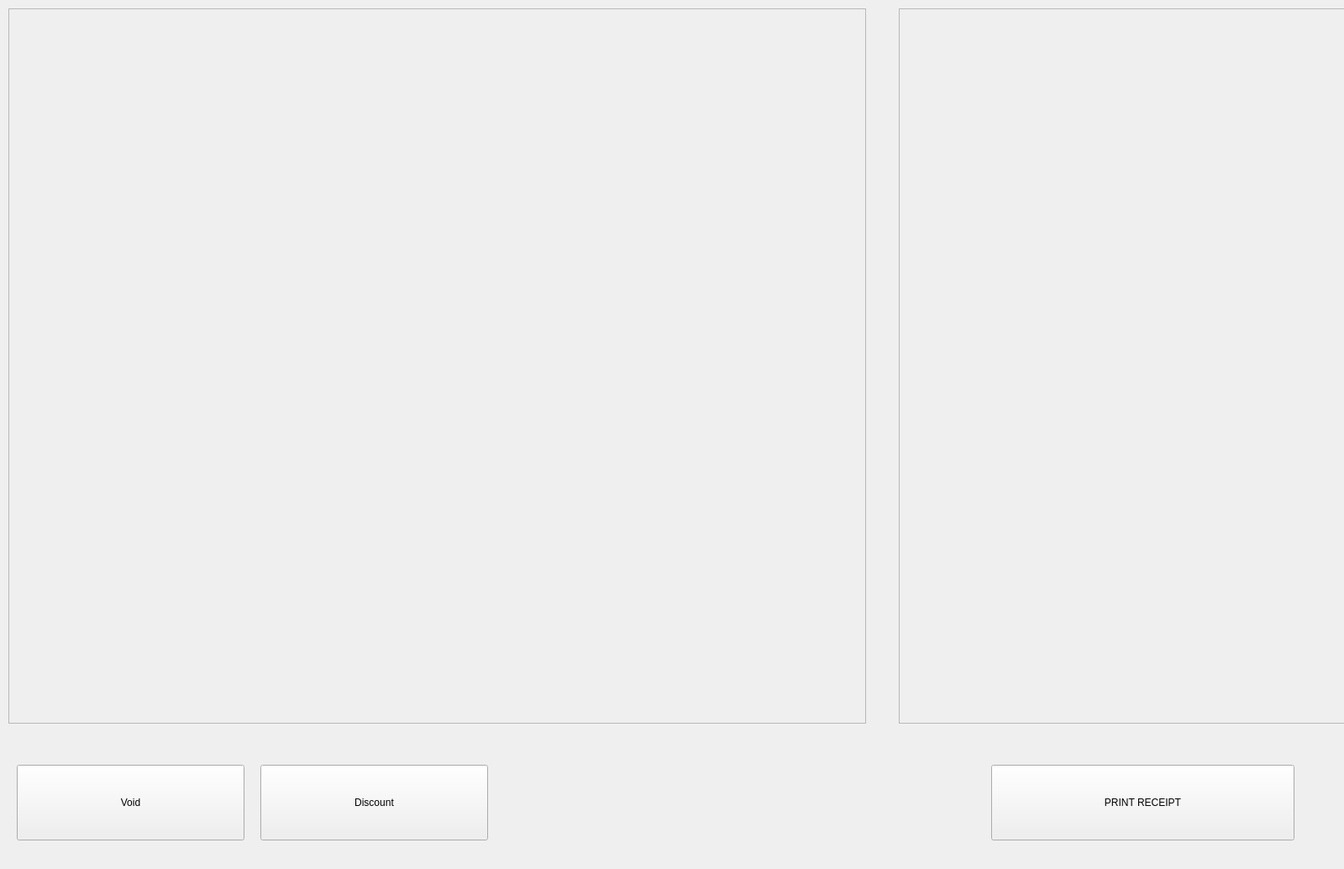
<?xml version="1.0" encoding="UTF-8"?>
<ui version="4.0">
 <class>cashier_dashboard</class>
 <widget class="QWidget" name="cashier_dashboard">
  <property name="geometry">
   <rect>
    <x>0</x>
    <y>0</y>
    <width>1600</width>
    <height>1034</height>
   </rect>
  </property>
  <property name="windowTitle">
   <string>Form</string>
  </property>
  <widget class="QScrollArea" name="items_list">
   <property name="geometry">
    <rect>
     <x>10</x>
     <y>10</y>
     <width>1021</width>
     <height>851</height>
    </rect>
   </property>
   <property name="widgetResizable">
    <bool>true</bool>
   </property>
   <widget class="QWidget" name="list">
    <property name="geometry">
     <rect>
      <x>0</x>
      <y>0</y>
      <width>1019</width>
      <height>849</height>
     </rect>
    </property>
    <layout class="QVBoxLayout" name="verticalLayout">
     <item>
      <layout class="QVBoxLayout" name="list_layout"/>
     </item>
    </layout>
   </widget>
  </widget>
  <widget class="QPushButton" name="pushButton">
   <property name="geometry">
    <rect>
     <x>20</x>
     <y>910</y>
     <width>271</width>
     <height>90</height>
    </rect>
   </property>
   <property name="text">
    <string>Void</string>
   </property>
  </widget>
  <widget class="QPushButton" name="pushButton_2">
   <property name="geometry">
    <rect>
     <x>310</x>
     <y>910</y>
     <width>271</width>
     <height>90</height>
    </rect>
   </property>
   <property name="text">
    <string>Discount</string>
   </property>
  </widget>
  <widget class="QPushButton" name="pushButton_3">
   <property name="geometry">
    <rect>
     <x>1180</x>
     <y>910</y>
     <width>361</width>
     <height>90</height>
    </rect>
   </property>
   <property name="text">
    <string>PRINT RECEIPT</string>
   </property>
  </widget>
  <widget class="QScrollArea" name="items_overview">
   <property name="geometry">
    <rect>
     <x>1070</x>
     <y>10</y>
     <width>531</width>
     <height>851</height>
    </rect>
   </property>
   <property name="widgetResizable">
    <bool>true</bool>
   </property>
   <widget class="QWidget" name="receipt_area">
    <property name="geometry">
     <rect>
      <x>0</x>
      <y>0</y>
      <width>529</width>
      <height>849</height>
     </rect>
    </property>
    <layout class="QVBoxLayout" name="verticalLayout_2">
     <item>
      <layout class="QVBoxLayout" name="receipt_layout"/>
     </item>
    </layout>
   </widget>
  </widget>
 </widget>
 <resources/>
 <connections/>
</ui>
